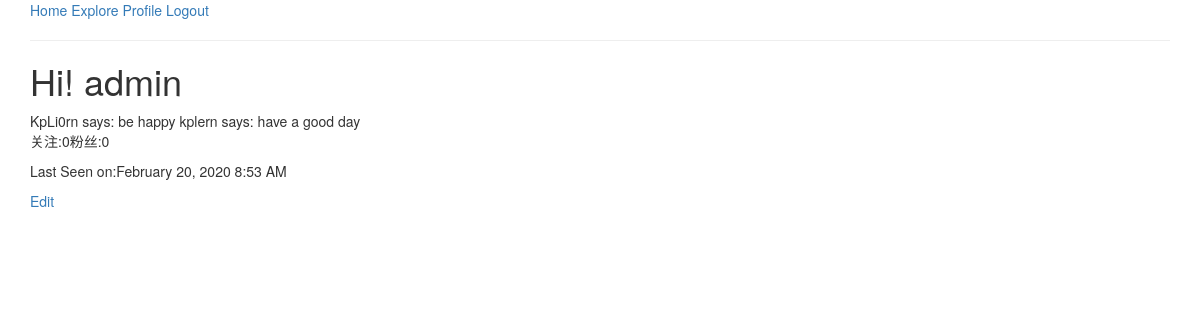
/user/admin (signed in), run on an earlier commit of the app's database.
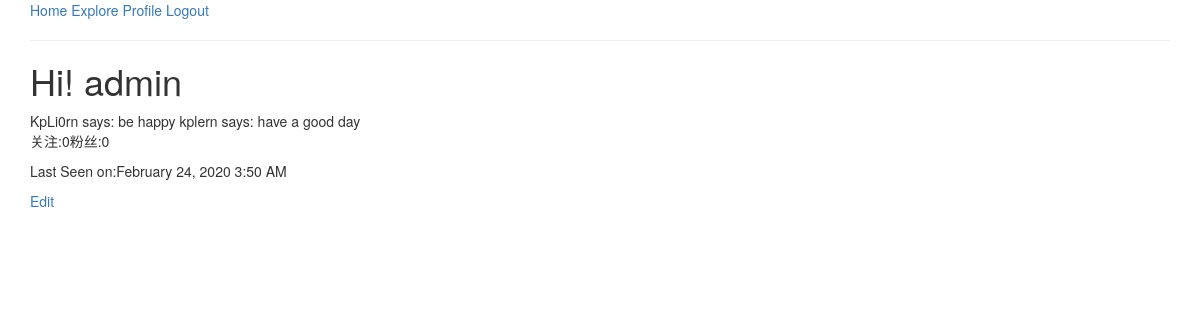
And on a later commit of the database.
### app/models.py (models this page shows, shortened)
class User(UserMixin,db.Model):   # User 继承 db.Model 是所有类型的基类  UserMixin 这个是基类包含了四种校验属性
    id = db.Column(db.Integer,primary_key=True)
    username = db.Column(db.String(length=10),index=True,unique=True)
    password_hash = db.Column(db.String(length=128))
    email = db.Column(db.String(length=50),index=True,unique=True)
    posts = db.relationship("Post",backref="author",lazy="dynamic")    # backref 有点类似快捷方式 这里是一对多关系 因为一个人可以发多个post 我们在post里面建立一个联系到user
    about_me = db.Column(db.String(150))
    last_seen = db.Column(db.DateTime,default=datetime.utcnow)
    followed = db.relationship('User',secondary=followers,
                               primaryjoin=(followers.c.follower_id == id),
                               secondaryjoin=(followers.c.followed_id == id),
                               backref=db.backref('followers',lazy='dynamic'),lazy='dynamic')  # 返回的类型是一个列表 对followers表进行了一个关联  返回对数据是列表

### app/main/routes.py (the view)
@bp.route('/user/<username>',methods=['GET','POST'])
@login_required
def user(username):
    user = User.query.filter_by(username=username).first_or_404()
    posts = [{
        "author": "KpLi0rn",
        "content": "be happy"
    },
        {
            "author": "kplern",
            "content": "have a good day"
        }]
    return render_template("profile.html",user=user,posts=posts)

### app/main/routes.py (called while the page is built)
@bp.before_request
def before_request():   # 将时间 和 表单里面进行一个联系  利用 app.before_request 在试图函数之前进行一个运行
    if current_user.is_authenticated:
        current_user.last_seen = datetime.utcnow()
        db.session.commit()

### app/models.py (called while the page is built)
@login.user_loader
def load_user(id):
    return User.query.get(int(id))

### app/templates/profile.html (shortened to what this page needs)
{% extends "base.html" %}
{% import "bootstrap/wtf.html" as wtf %}
{% block app_content %}
    <h1>Hi! {{user.username}}</h1>
    {% for post in posts %}
    {{post.author}} says: {{post.content}}
    {% endfor %}
    <p>
        关注:{{user.followed.count()}}粉丝:{{user.followers.count()}}
    </p>
    <p>
        {% if user.last_seen %}
        <p>Last Seen on:{{ moment(user.last_seen).format('LLL')}}
        {% endif %}
    </p>
    <p>
        {% if current_user == user %}
        <a href="{{url_for('main.edit_profile')}}">Edit</a>
        {% endif %}
    </p>
{% endblock %}

What changed in the data, as far as the page shows it:
changed User "admin": last_seen "February 20, 2020 8:53 AM" → "February 24, 2020 3:50 AM"
